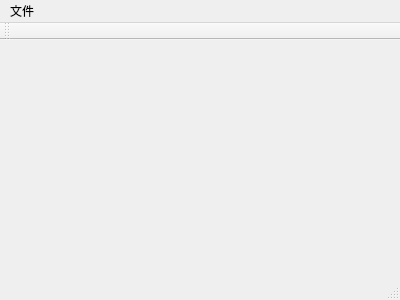
<?xml version="1.0" encoding="UTF-8"?>
<ui version="4.0">
 <class>MainWindow</class>
 <widget class="QMainWindow" name="MainWindow">
  <property name="geometry">
   <rect>
    <x>0</x>
    <y>0</y>
    <width>400</width>
    <height>300</height>
   </rect>
  </property>
  <property name="windowTitle">
   <string>MainWindow</string>
  </property>
  <widget class="QWidget" name="centralWidget"/>
  <widget class="QMenuBar" name="menuBar">
   <property name="geometry">
    <rect>
     <x>0</x>
     <y>0</y>
     <width>400</width>
     <height>26</height>
    </rect>
   </property>
   <widget class="QMenu" name="menu">
    <property name="title">
     <string>文件</string>
    </property>
    <addaction name="actionnew"/>
   </widget>
   <addaction name="menu"/>
  </widget>
  <widget class="QToolBar" name="mainToolBar">
   <attribute name="toolBarArea">
    <enum>TopToolBarArea</enum>
   </attribute>
   <attribute name="toolBarBreak">
    <bool>false</bool>
   </attribute>
  </widget>
  <widget class="QStatusBar" name="statusBar"/>
  <action name="actionnew">
   <property name="text">
    <string>new</string>
   </property>
  </action>
 </widget>
 <layoutdefault spacing="6" margin="11"/>
 <resources/>
 <connections/>
</ui>
